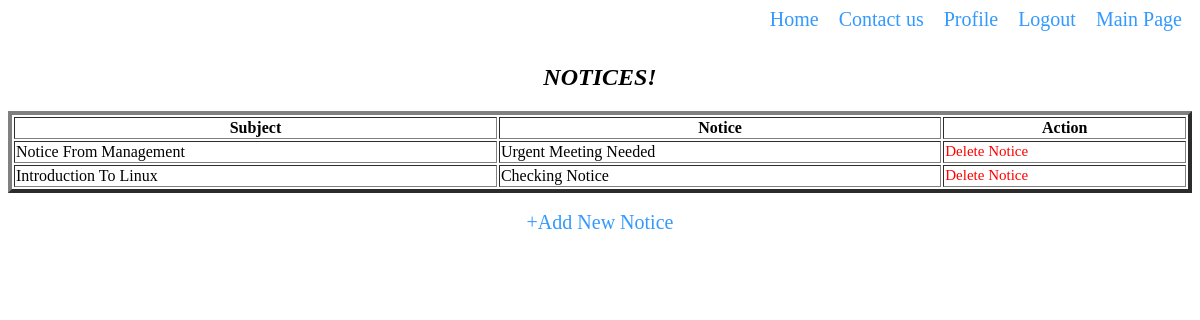
The page /Admin/View/NoticeBoard.php (signed in) on the database its author committed.
### tables this page shows
CREATE TABLE `notice` (
  `Id` int(100) NOT NULL,
  `Title` varchar(200) NOT NULL,
  `Body` varchar(500) NOT NULL
);

### Admin/Model/Adminsdb.php (called while the page is built, shortened)
<?php
class Adminsdb{
function ShowNotice($conn)
 {
$result = $conn->query("SELECT * FROM  Notice");
return $result;
 }
}

### Admin/View/NoticeBoard.php (the view, shortened to what this page needs)
<?php
	require_once('header.php');
?>
<html>
<head>
    <link rel="stylesheet" href="../asset/css/design3.css">
</head>
<body>
        <center>
            <h2><b><i> NOTICES! </i></b></h2>
            <table border="4", width = "60%">
            <tr>
                <th>Subject</th>
                <th>Notice</th>
                <th>Action</th>
            </tr>
            <?php
                include("../Model/Adminsdb.php");
                $connection = new adminsdb();
                $conobj=$connection->OpenCon();
                $userQuery=$connection->ShowNotice($conobj);
                if ($userQuery->num_rows > 0) {
                    while($row = $userQuery->fetch_assoc()) {
                        echo "<tr>";
                        echo "<td>".$row["Title"]."</td>";
                        echo "<td>".$row["Body"]."</td>";
                        echo "<td><a href=../Controller/DeleteNotice.php?id=".$row['Id']." style='color:red;font-size:15';>Delete Notice</a></td>";
                        echo "</tr>";
                  }
                }
                ?>
		</table>
        <br>
        <a href="AddNotice.php">+Add New Notice</a>
        </center>
</body>
</html>

### Admin/asset/CSS/Design3.css (style rules this page uses)
table { width: 100%; }

### Admin/View/header.php (style rules this page uses)
a { text-decoration:none; font-size:20px; color:#3399ff; }

### rows shown on the page
notice: Title "Notice From Management", Body "Urgent Meeting Needed"
notice: Title "Introduction To Linux", Body "Checking Notice"
